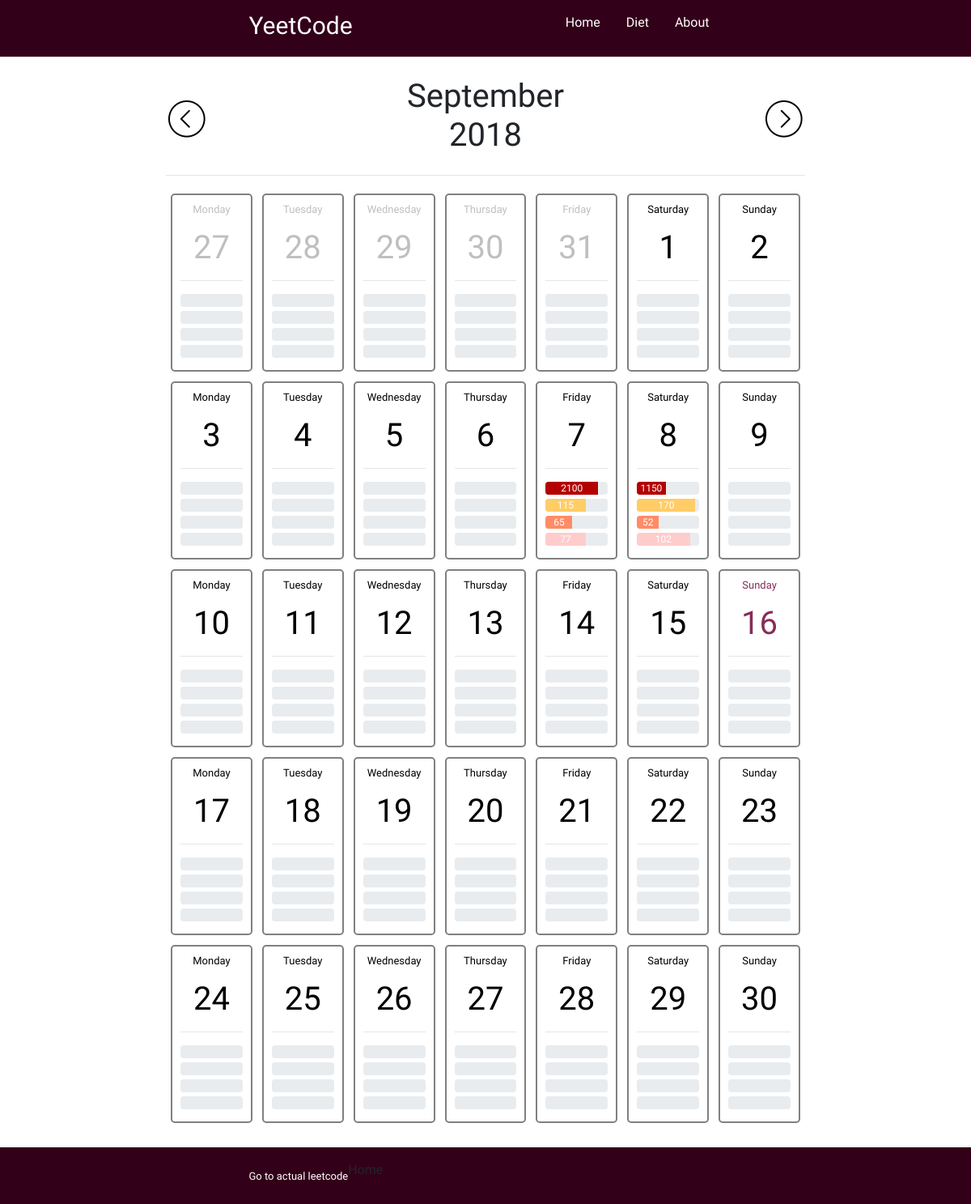
/diet/current, run on an earlier commit of the app's database.
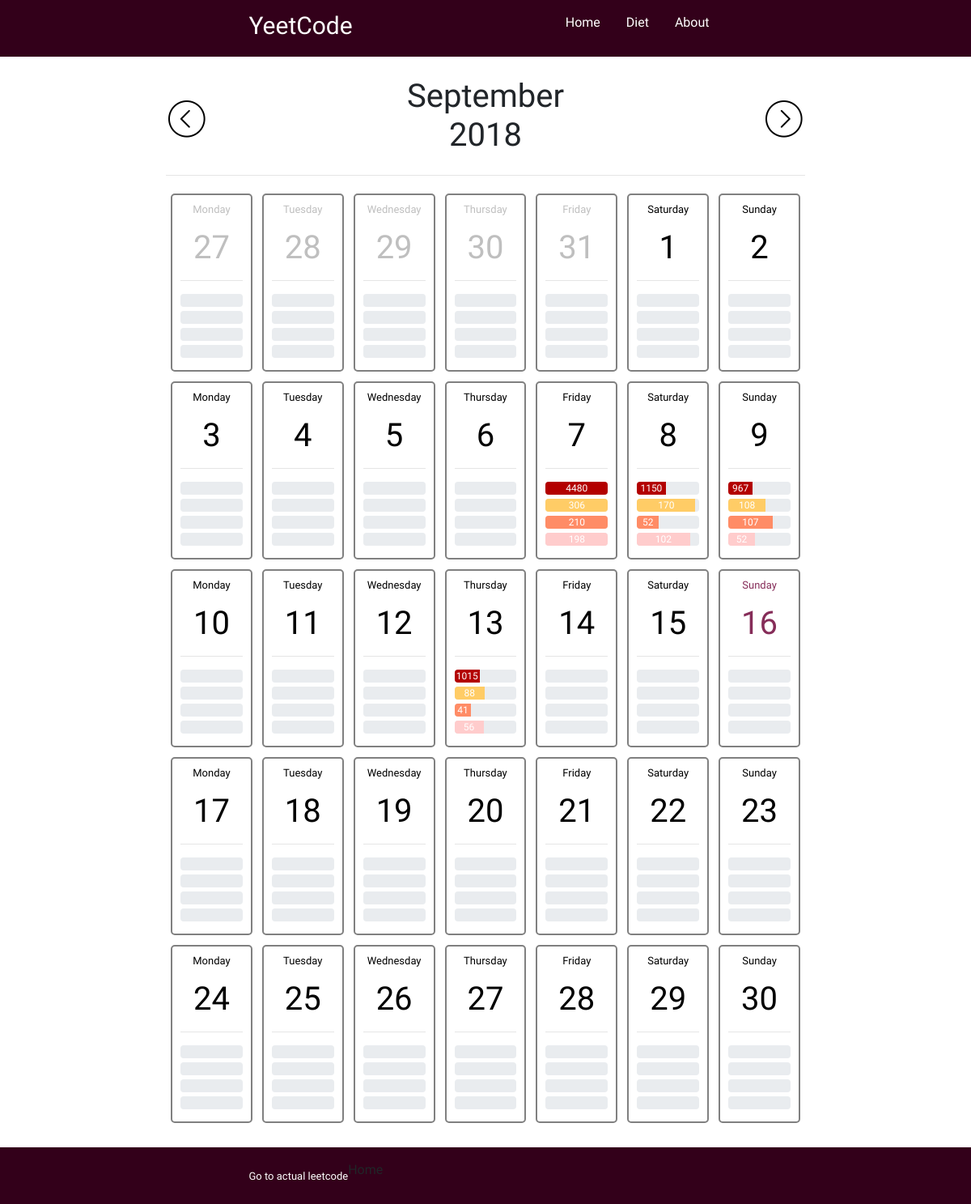
And on a later commit of the database.
### diet/models.py (models this page shows)
class NutritionMonth(models.Model):
    year = models.IntegerField()
    month = models.TextField(default="January", choices=[(m,m) for m in MONTH_MAP])
    month_num = models.IntegerField(default=1, choices=[(d, d) for d in range(1, 13)])
    month_slug = models.TextField(default="00-00")

class NutritionDay(models.Model):
    month = models.ForeignKey(NutritionMonth, on_delete=models.CASCADE)
    day_slug = models.TextField(default="00-00-00")
    weekday = models.TextField(default="Sunday", choices=[(w,w) for w in WEEK_MAP])
    cur_date = models.DateField()
    calories = models.IntegerField(null=True)
    carbs = models.IntegerField(null=True)
    protein = models.IntegerField(null=True)
    fat = models.IntegerField(null=True)
    weight = models.IntegerField(null=True)

### diet/views.py (the view)
# urls.py: path('current', views.month_current, name='diet_month_current'),
def month_current(request):
    today = datetime.now().timetuple()
    cur_month, month_iter = get_month(today.tm_mon, today.tm_year)
    prev_t = get_prev_month(today.tm_year, today.tm_mon)
    next_t = get_next_month(today.tm_year, today.tm_mon)
    context = {'cur_month': today.tm_mon,
               'cur_year': today.tm_year,
               'cur_day': today.tm_mday,
               'month': cur_month,
               'month_iter': month_iter,
               'prev_year': prev_t[0],
               'prev_month': prev_t[1],
               'next_year': next_t[0],
               'next_month': next_t[1],
               'daily_p': DAILY_SCALED}
    return render(request, 'diet.html', context)

### diet/helper.py (called while the page is built)
def get_prev_month(year, month):
    if month == 1:
        return (year-1, 12)
    else:
        return (year, month-1)

def get_next_month(year, month):
    if month == 12:
        return (year+1, 1)
    else:
        return (year, month+1)

### diet/templates/diet.html (shortened to what this page needs)
{% extends 'base.html' %}
{% load static %}
{% block extra_head %}
<link rel="stylesheet" type="text/css" href="{% static 'diet.css' %}">
{% endblock %}
{% block content %}
<div class="row">
  <div class="col-md-2"></div>
  <div class="col-md-8">
    <br>
      <table style="width:100%">
        <tr>
          <td>
            <a href="{% url 'month_view' prev_year prev_month %}" class="align-bottom" style="float:left;"><img src="{% static 'diet/left-arrow.png' %}" alt="left_arrow"></a>
          </td>
          <td>
            <h1 style="font-family: Galada; text-align: center; font-size: 40px">{{ month.month }} {{ month.year }}</h1>
          </td>
          <td>
            <a href="{% url 'month_view' next_year next_month %}" class="align-bottom" style="float:right;"><img src="{% static 'diet/right-arrow.png' %}" alt="right_arrow"></a>
          </td>
        </tr>
      </table>
    <hr>
    <table style="width:100%" class="diet-calendar">
      {% for week in month_iter %}
      <tr>
        {% for d in week %}
        <td>
          <a href="{% url 'day_view' d.cur_date.year d.cur_date.month d.cur_date.day %}" class="calendar-link">
            <div class=content-card>
              {% if d.cur_date.day == cur_day and d.cur_date.month == cur_month and d.cur_date.year == cur_year %}
                <div class=current-day>
              {% elif d.cur_date.month == month.month_num %}
                <div class=month-day>
              {% else %}
                <div class=not-month-day>
              {% endif %}
              <p style="font-size:small;">{{ d.weekday }}</p>
              <h1>{{ d.cur_date.day }}</h1>
            </div>
            <hr>
            <div class="progress" style="margin-bottom:5px;">
              <div class="progress-bar" role="progressbar" style="width:{% widthratio d.calories daily_p.CALORIES 1 %}%;background-color:#b30000;" aria-valuenow="50" aria-valuemin="0" aria-valuemax="100">{% if d.calories != 0 %}{{d.calories}}{% endif %}</div>
            </div>
            <div class="progress" style="margin-bottom:5px;">
              <div class="progress-bar" role="progressbar" style="width:{% widthratio d.carbs daily_p.CARBS 1 %}%;background-color:#ffcc66;" aria-valuenow="50" aria-valuemin="0" aria-valuemax="100">{% if d.carbs != 0 %}{{d.carbs}}{% endif %}</div>
            </div>
            <div class="progress" style="margin-bottom:5px;">
              <div class="progress-bar" role="progressbar" style="width:{% widthratio d.protein daily_p.PROTEIN 1 %}%;background-color:#ff8c66;" aria-valuenow="75" aria-valuemin="0" aria-valuemax="100">{% if d.protein != 0 %}{{d.protein}}{% endif %}</div>
            </div>
            <div class="progress" style="margin-bottom:5px;">
              <div class="progress-bar" role="progressbar" style="width:{% widthratio d.fat daily_p.FAT 1 %}%;background-color:#ffcccc;" aria-valuenow="100" aria-valuemin="0" aria-valuemax="100">{% if d.fat != 0 %}{{d.fat}}{% endif %}</div>
            </div>
            </div>
          </a>
        </td>
        {% endfor %}
      </tr>
      {% endfor %}
    </table>
    <br>
  </div>
  <div class="col-md-2"></div>
</div>
{% endblock %}

### application/templates/base.html (shortened to what this page needs)
{% load static %}
{% load staticfiles %}
{% load bootstrap4 %}
{% bootstrap_css %}
<head>
  <link rel="stylesheet" type="text/css" href="{% static 'base.css' %}">
  {% block extra_head %}{% endblock %}
</head>
<body>
  <div class="nav-bar">
    <div class="row">
      <div class="col-md-3"></div>
      <div class="col-md-6">
        <ul class="nav-bar-table">
          <li class="nav-title"><a class="title-link" href="{% url 'home' %}"><h3 class="web-title"><span style="font-family: Galada;">Yeet</span>Code</h3></a></li>
          <li class="nav-item"><a class="nav-link" href="{% url 'about' %}"><p class="nav-text">About</p></a></li>
          <li class="nav-item"><a class="nav-link" href="{% url 'diet_month_current' %}"><p class="nav-text">Diet</p></a></li>
          <li class="nav-item"><a class="nav-link" href="{% url 'home' %}"><p class="nav-text">Home</p></a></li>
        </ul>
      </div>
      <div class="col-md-3"></div>
    </div>
  </div>
  {% block content %}{% endblock %}
  <div class="bottom-nav-bar">
    <div class="row">
      <div class="col-md-3"></div>
      <div class="col-md-6">
        <ul class="nav-bar-table">
          <li class="nav-title"><a class="bottom-link" href='https://leetcode.com'>Go to actual leetcode</a><p class="nav-text">Home</p></a></li>
        </ul>
      </div>
      <div class="col-md-3"></div>
    </div>
  </div>
</body>

### application/static/base.css (style rules this page uses)
body { margin: 0; font-family: Questrial; }
.nav-bar-table { list-style-type: none; margin: 0; padding: 0; height: 70px; line-height: 70px; overflow: hidden; }
.nav-item { float: right; height: 70px; line-height: 70px; }
.nav-title { float: left; height: 70px; line-height: 70px; }
.nav-link { display: inline-block; vertical-align: middle; line-height: normal; color: white; text-align: center; text-decoration: none; }
.title-link { display: inline-block; vertical-align: middle; line-height: normal; color: white; text-decoration: none; }
.nav-bar { margin: 0; padding: 0; height: 70px; line-height: 70px; background-color: #33001a; }
.bottom-nav-bar { bottom: 0; margin: 0; padding: 0; height: 70px; line-height: 70px; background-color: #33001a; }
.nav-text { display: inline-block; vertical-align: middle; line-height: normal; }
.web-title { float: left; color: white; font-size: 30px; }
.bottom-link { display: inline-block; vertical-align: middle; line-height: normal; color: white; font-size: small; text-align: center; text-decoration: none; }

### diet/static/diet.css (style rules this page uses)
.content-card { color: black; padding: 10px; border:2px solid grey; border-radius: 5px; margin: 5px; text-align: center; }
.not-month-day { color: #bfbfbf; }
.current-day { color: #862d59; }
table { table-layout: fixed; }

What changed in the data, as far as the page shows it:
changed NutritionDay (number 12 of 35 on the later page): calories "2100" → "4480"; carbs "115" → "306"; protein "65" → "210"; fat "77" → "198"
changed NutritionDay (number 14 of 35 on the later page): calories (not shown) → "967"; carbs (not shown) → "108"; protein (not shown) → "107"; fat (not shown) → "52"
changed NutritionDay (number 18 of 35 on the later page): calories (not shown) → "1015"; carbs (not shown) → "88"; protein (not shown) → "41"; fat (not shown) → "56"
